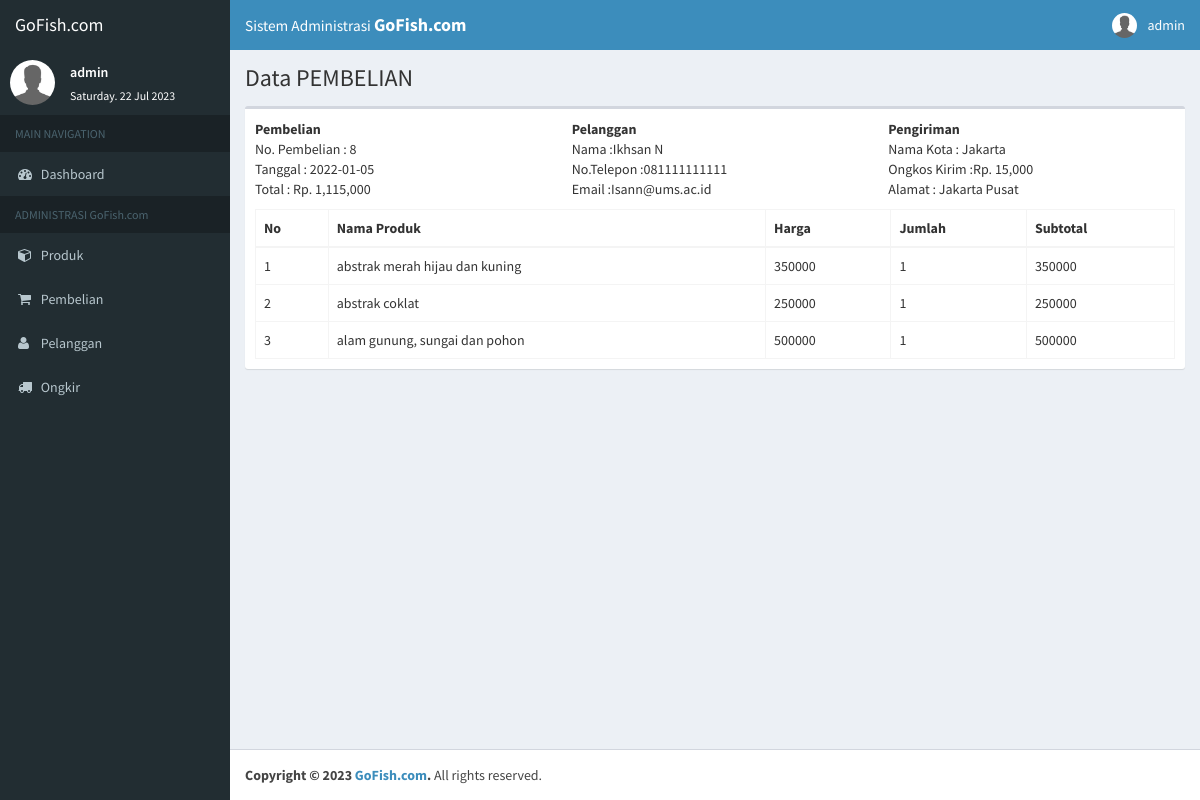
/admin/index.php?module=pembelian/details&id=8 (signed in), run on the app's committed database.
### tables this page shows
CREATE TABLE `pembelian` (
  `id_pembelian` int(11) NOT NULL,
  `id_pelanggan` int(11) NOT NULL,
  `id_ongkir` int(11) NOT NULL,
  `tanggal_pembelian` date NOT NULL,
  `total_pembelian` int(11) NOT NULL,
  `nama_kota` varchar(100) NOT NULL,
  `tarif` int(11) NOT NULL,
  `alamat_pengiriman` text NOT NULL
);

CREATE TABLE `pelanggan` (
  `id_pelanggan` int(12) NOT NULL,
  `email_pelanggan` varchar(255) NOT NULL,
  `password_pelanggan` varchar(25) NOT NULL,
  `nama_pelanggan` varchar(50) NOT NULL,
  `notlp_pelanggan` varchar(50) NOT NULL,
  `alamat_pelanggan` text NOT NULL
);

CREATE TABLE `pembelian_produk` (
  `id_pembelian_produk` int(11) NOT NULL,
  `id_pembelian` int(11) NOT NULL,
  `id_produk` int(11) NOT NULL,
  `jumlah` int(11) NOT NULL
);

CREATE TABLE `produk` (
  `id_produk` int(11) NOT NULL,
  `nama_produk` varchar(255) NOT NULL,
  `harga_produk` int(11) NOT NULL,
  `berat_produk` int(11) NOT NULL,
  `foto_produk` varchar(50) NOT NULL,
  `deskripsi_produk` text NOT NULL,
  `stok_produk` int(100) NOT NULL
);

### admin/module/pembelian/details.php (the view)
<?php
$koneksi = new mysqli("localhost","root","","db_artshop");
$ambil=$koneksi->query("SELECT * FROM pembelian JOIN pelanggan
ON pembelian.id_pelanggan=pelanggan.id_pelanggan
WHERE pembelian.id_pembelian='$_GET[id]'");
$detail = $ambil->fetch_assoc();
?>
<section class="content-header">
	<h1>Data PEMBELIAN</h1>
</section>
<section class="content">
	<div class="box">
        <div class="box-body">
            <div class="row">
                <div class="col-md-4">
                    <p>
                        <strong>Pembelian</strong><br>
                        No. Pembelian : <?php echo $detail['id_pembelian'] ?><br>
                        Tanggal : <?php echo $detail['tanggal_pembelian']; ?><br>
                        Total : Rp. <?php echo number_format($detail['total_pembelian']) ?>
                    </p>
                </div>
                <div class="col-md-4">
                    <p>
                        <strong>Pelanggan</strong><br>
                        Nama :<?php echo $detail['nama_pelanggan']; ?><br>
                        No.Telepon :<?php echo $detail['notlp_pelanggan'] ?><br>
                        Email :<?php echo $detail['email_pelanggan'] ?>
                    </p>
                </div>
                <div class="col-md-4">
                    <p>
                        <strong>Pengiriman</strong><br>
                        Nama Kota : <?php echo $detail['nama_kota']; ?><br>
                        Ongkos Kirim :Rp.  <?php echo number_format($detail['tarif']); ?><br>
                        Alamat : <?php echo $detail['alamat_pengiriman'] ?>
                    </p>
                </div>
            </div>
            <table class="table table-bordered">
                <thead>
                    <tr>
                        <th>No</th>
                        <th>Nama Produk</th>
                        <th>Harga</th>
                        <th>Jumlah</th>
                        <th>Subtotal</th>
                    </tr>
                </thead>
                <tbody>
                    <?php $nomor=1; ?>
                    <?php
                        $ambil=$koneksi->query("SELECT * FROM pembelian_produk JOIN produk
                        ON pembelian_produk.id_produk=produk.id_produk
                        WHERE pembelian_produk.id_pembelian='$_GET[id]'"); ?>
                    <?php while($pecah = $ambil->fetch_assoc()){?>
                    <tr>
                        <td><?php echo $nomor; ?></td>
                        <td><?php echo $pecah['nama_produk']; ?></td>
                        <td><?php echo $pecah['harga_produk']; ?></td>
                        <td><?php echo $pecah['jumlah']; ?></td>
                        <td>
                            <?php echo $pecah['harga_produk']* $pecah['jumlah'];?>
                        </td>
                    </tr>
                    <?php $nomor++; ?>
                    <?php }?>
                </tbody>
            </table>
        </div>
    </div>
</section>

### admin/index.php (shortened to what this page needs)
<?php
if (isset($_SESSION['admin']))
{
?>
<!DOCTYPE html>
<html>
  <head>
    <link href="bootstrap/css/bootstrap.min.css" rel="stylesheet" type="text/css" />
    <link href="bootstrap/css/font-awesome.min.css" rel="stylesheet" type="text/css" />
    <link href="plugins/select2/select2.min.css" rel="stylesheet" type="text/css" />
    <link href="plugins/datepicker/datepicker3.css" rel="stylesheet" type="text/css" />
    <link href="dist/css/AdminLTE.min.css" rel="stylesheet" type="text/css" />
    <link href="dist/css/skins/_all-skins.min.css" rel="stylesheet" type="text/css" />
  </head>
  <body class="skin-blue sidebar-mini">
    <div class="wrapper">
      <?php include('module/topbar.php'); ?>
      <?php include('module/sidebar.php'); ?>
      <div class="content-wrapper">
        <?php
        if(!empty($_GET['module'])) {
          $module=$_GET['module'];
          include('module/'.$module.'.php');
        } else {
          include('module/dashboard.php');
        }
        ?>
      </div>
      <?php include('module/footer.php'); ?>
    </div>
    <?php include('module/script.php'); ?>
  </body>
</html>
<?php
}
else{
    echo "<script>alert('login dulu');</script>";
    echo "<script>location='../login.php';</script>";
    header('location;../login.php');
    exit();
}
?>

### admin/module/topbar.php (shortened to what this page needs)
<header class="main-header">
        <a class="navbar-brand" href="index.php"> GoFish.com </a>
        <nav class="navbar navbar-static-top" role="navigation">
          <a href="#" class="navbar-brand">
          <span class="small">Sistem Administrasi </span>
            <b> GoFish.com</b>
          </a>
          <div class="navbar-custom-menu">
            <ul class="nav navbar-nav">
              <li class="dropdown user user-menu">
                <a href="#" class="dropdown-toggle" data-toggle="dropdown">
                  <img src="images/user.jpg" class="user-image" alt="User Image" />
                  <span class="hidden-xs"><?php echo $_SESSION["admin"]['nama_admin']; ?></span>
                </a>
              </li>
            </ul>
          </div>
        </nav>
</header>

### admin/module/sidebar.php
<aside class="main-sidebar">
        <section class="sidebar">
          <div class="user-panel">
            <div class="pull-left image">
              <img src="images/user.jpg" class="img-circle" alt="User Image" />
            </div>
            <div class="pull-left info">
              <p><?php echo $_SESSION["admin"]['nama_admin']; ?></p>
              <span class="small"><?php echo date('l. d M Y'); ?></span>
            </div>
          </div>
          <ul class="sidebar-menu">
            <li class="header">MAIN NAVIGATION</li>
            <li>
              <a href="index.php">
                <i class="fa fa-dashboard"></i> <span>Dashboard</span>
              </a>
            </li>
            <?php if($_SESSION['admin']['username_admin']="admin") { ?>
            <li class="header">ADMINISTRASI GoFish.com</li>
            <li>
              <a  href="?module=produk/produk-list"><i class="fa fa-cube"></i> <span>Produk</span></a>
            </li>
            <li>
              <a   href="?module=pembelian/pembelian-list"><i class="fa fa-shopping-cart"></i> <span>Pembelian</span></a>
            </li>
            <li>
              <a  href="?module=pelanggan/pelanggan-list"><i class="fa fa-user"></i> <span>Pelanggan</span></a>
            </li>
            <li>
              <a  href="?module=ongkir/ongkir-list"><i class="fa fa-truck"></i> <span>Ongkir</span></a>
            </li>
            <?php } ?>
          </ul>
        </section>
      </aside>

### admin/module/footer.php
<footer class="main-footer">
        <strong>Copyright &copy; 2023 <a href="#">GoFish.com</a>.</strong> All rights reserved.
      </footer>

### admin/module/script.php (shortened to what this page needs)
<link rel="stylesheet" href="https://code.ionicframework.com/ionicons/2.0.1/css/ionicons.min.css">

### data on the page
pembelian: id_pembelian "8", tanggal_pembelian "2022-01-05", total_pembelian "1,115,000", id_pelanggan.nama_pelanggan "Ikhsan N", id_pelanggan.notlp_pelanggan "081111111111", id_pelanggan.email_pelanggan "Isann@ums.ac.id", nama_kota "Jakarta", tarif "15,000", alamat_pengiriman "Jakarta Pusat"
pembelian_produk: id_produk.nama_produk "abstrak merah hijau dan kuning", id_produk.harga_produk "350000", jumlah "1", $pecah['harga_produk']*$pecah['jumlah'] "350000"
pembelian_produk: id_produk.nama_produk "abstrak coklat", id_produk.harga_produk "250000", jumlah "1", $pecah['harga_produk']*$pecah['jumlah'] "250000"
pembelian_produk: id_produk.nama_produk "alam gunung, sungai dan pohon", id_produk.harga_produk "500000", jumlah "1", $pecah['harga_produk']*$pecah['jumlah'] "500000"

### other printed values
$_SESSION["admin"]['nama_admin'] "admin"
